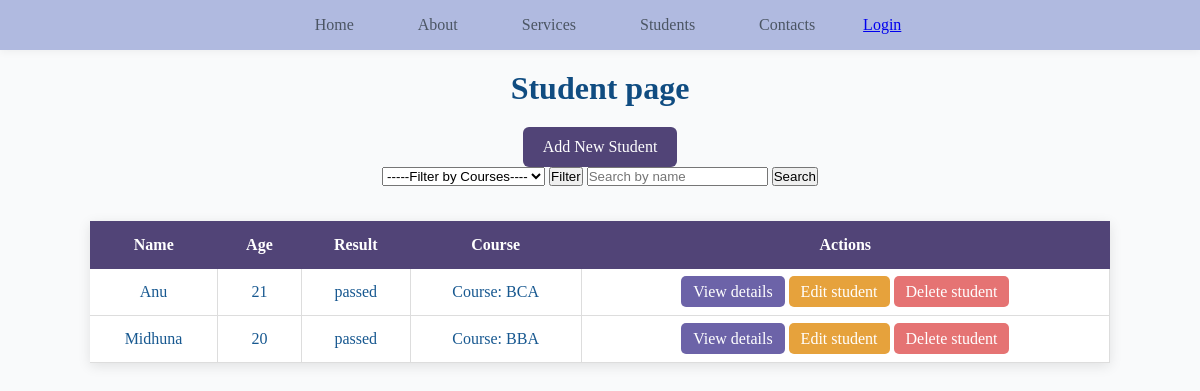
/students/, run on an earlier commit of the app's database.
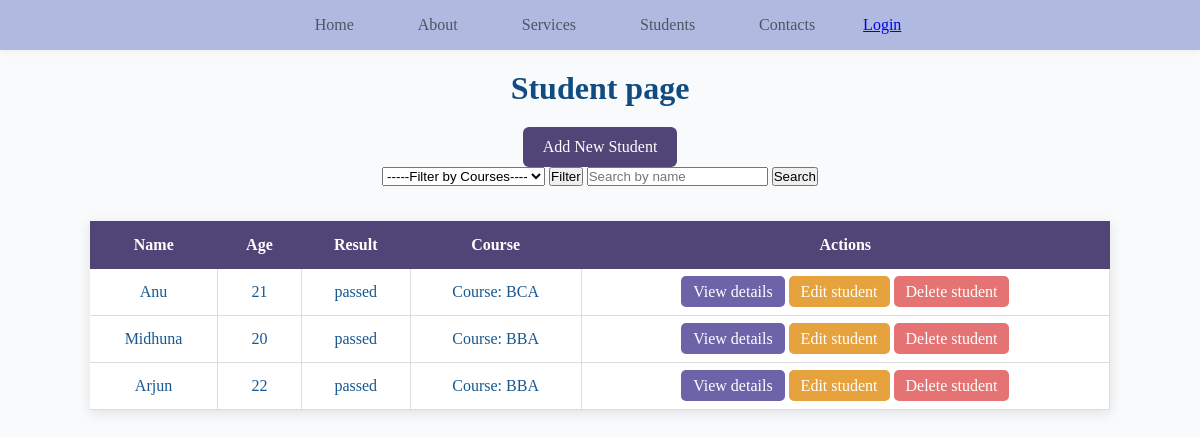
And on a later commit of the database.
### app/models.py (models this page shows, shortened)
class Student(models.Model):
    name=models.CharField(max_length=100)
    age=models.IntegerField()
    course=models.ForeignKey(Course,on_delete=models.CASCADE,related_name='student')
    mark=models.IntegerField()
    image = models.ImageField(upload_to='uploads')

class Course(models.Model):
    name = models.CharField(max_length=15)
    def __str__(self):
        return f'Course: {self.name}'

### app/views.py (the view)
# urls.py: path('students/', views.students, name='view_students'),
def students(request):
    course = request.GET.get('course')
    search = request.GET.get('search')
    if course:
        all_students = Student.objects.filter(course=course)
    else:
        all_students = Student.objects.all()
    if search:
        all_students = Student.objects.filter(name__icontains=search)
    courses = Course.objects.all()
    return render(request, 'students.html', {'students':all_students, 'courses':courses,'is_logged_in':request.user.is_authenticated})

### templates/students.html (shortened to what this page needs)
{% extends 'base.html' %}
{% load static %}
{% block extra_css %}
<link rel="stylesheet" href="{% static 'css/students.css' %}">
{% endblock %}
{% block content %}
    <h1>Student page</h1>
    <a href="add/" class="add-btn">Add New Student</a>
    <form method ="GET">
        <select name="course" id="">
            <option value="" selected disabled>-----Filter by Courses----</option>
        </select>
        <input type="submit"  value="Filter"></input>
        <input type="text"  value="" placeholder="Search by name"></input>
        <input type="submit"  value="Search"></input>
    </form>
    <table class="student-table">
        <tr>
            <th>Name</th>
            <th>Age</th>
            <th>Result</th>
            <th>Course</th>
            <th>Actions</th>
        </tr>
        {% for student in students %}
        <tr>
            <td>{{student.name}}</td>
            <td>{{student.age}}</td>
            <td>
                {% if student.mark >= 40%}
                    passed
                {% else%}
                    Failed
                {% endif %}
            </td>
            <td>{{student.course}}</td>
            <td>
                <a href="./{{student.id}}" class="view">View details</a>
                <a href="./{{ student.id }}/edit/" class="edit">Edit student</a>
                <a href="./{{student.id}}/delete" class="delete">Delete student</a>
            </td>
        </tr>
        {% endfor %}
    </table>
{% endblock %}

What changed in the data, as far as the page shows it:
added Student: name "Arjun", age "22", mark "passed", course "Course: BBA"
